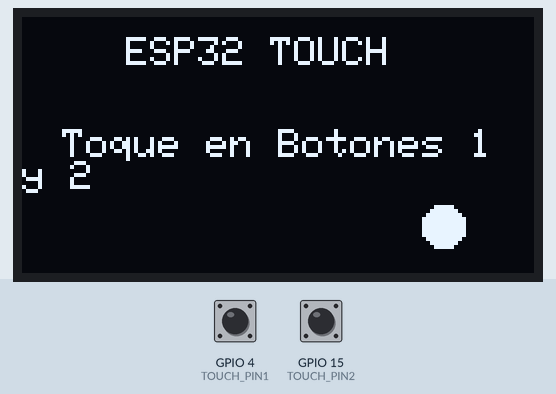
The sketch below on a simulated ESP32. On the bench: 128×64 one-colour display. The test bench sets the inputs (shaded band); at power-on: GPIO 4 (TOUCH_PIN1) HIGH, GPIO 15 (TOUCH_PIN2) HIGH.

Above: at 0.1 s.

The sketch:

Parte-II-touch-oled.ino
```cpp
#include <Wire.h>
#include <Adafruit_GFX.h>
#include <Adafruit_SH110X.h>

#define SCREEN_WIDTH 128
#define SCREEN_HEIGHT 64
#define OLED_RESET -1
#define OLED_ADDRESS 0x3C

Adafruit_SH1106G display(
  SCREEN_WIDTH,
  SCREEN_HEIGHT,
  &Wire,
  OLED_RESET);

const int TOUCH_PIN1 = 4;
const int TOUCH_PIN2 = 15;

const int UMBRAL_TOUCH = 300;

void setup() {

  Serial.begin(115200);

  Wire.begin(21, 22);

  if (!display.begin(OLED_ADDRESS, true)) {
    Serial.println("Error al iniciar la pantalla OLED");
    while (1)
      ;
  }

  display.clearDisplay();
  display.setTextColor(SH110X_WHITE);
}

void loop() {

  int valorTouch1 = touchRead(TOUCH_PIN1);
  int valorTouch2 = touchRead(TOUCH_PIN2);

  display.clearDisplay();

  display.setTextSize(1);
  display.setCursor(26, 5);
  display.println("ESP32 TOUCH");

  if (valorTouch1 < UMBRAL_TOUCH && valorTouch2 < UMBRAL_TOUCH) {
    display.setCursor(10, 28);
    display.println("Toque en Botones 1 y 2");
    display.fillCircle(105, 52, 5, SH110X_WHITE);
  } else if (valorTouch1 < UMBRAL_TOUCH) {
    display.setCursor(20, 28);
    display.println("Activado Boton 1!");
    display.fillCircle(105, 52, 5, SH110X_WHITE);
  } else if (valorTouch2 < UMBRAL_TOUCH) {
    display.setCursor(20, 28);
    display.println("Activado Boton 2!");
    display.fillCircle(105, 52, 5, SH110X_WHITE);
  } else {
    display.setCursor(32, 28);
    display.println("Esperando...");
    display.fillCircle(20, 52, 5, SH110X_WHITE);
  }

  display.display();
  delay(100);
}
```
